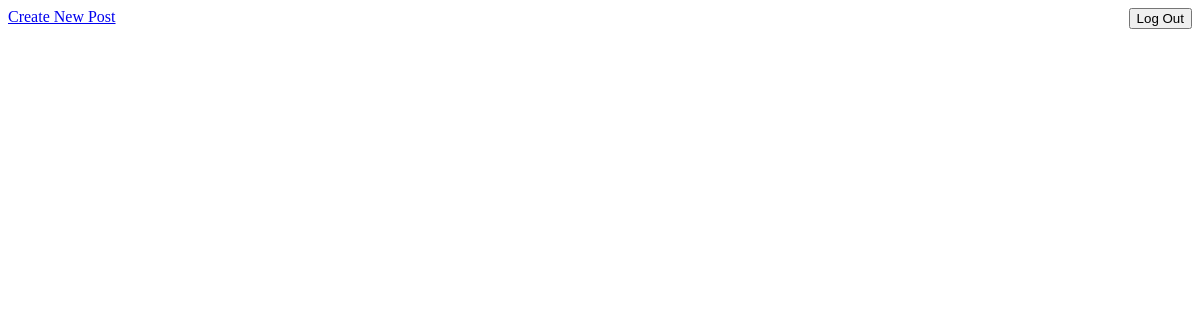
Page / (signed in) on the earlier database version.
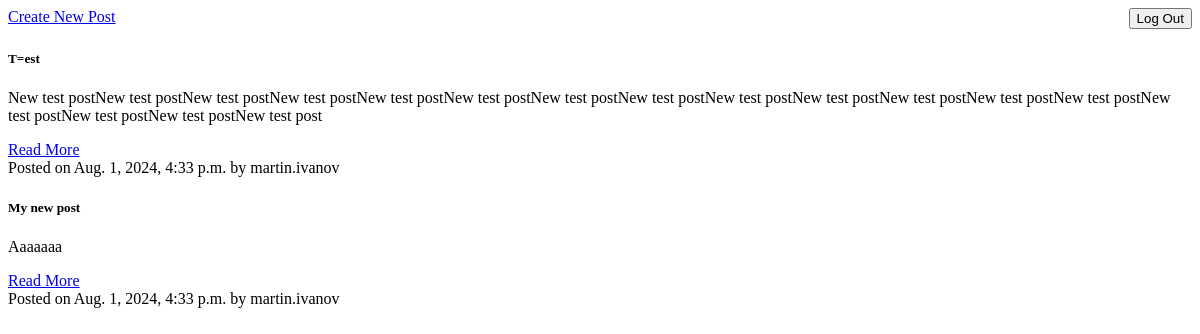
Same page on the later database version.
### blog/models.py (models this page shows, shortened)
class Post(models.Model):
    title = models.CharField(max_length=200)
    content = models.TextField()
    date_posted = models.DateTimeField(auto_now_add=True)
    likes = models.PositiveIntegerField(default=0)
    dislikes = models.PositiveIntegerField(default=0)
    author = models.ForeignKey(User, on_delete=models.CASCADE)
    slug = models.SlugField(unique=True, blank=True)
    class Meta:
        ordering = ['date_posted']

### blog/views.py (the view)
# urls.py: path("", views.post_list, name= "post_list"),
def post_list(request):
    posts = Post.objects.all()
    return render(request, 'blog/post-list.html', {'posts': posts})

### blog/templates/blog/post-list.html (shortened to what this page needs)
<!DOCTYPE html>
<html lang="en">
<head>
</head>
<body>
    {% if user.is_authenticated %}
        <div style="display:flex; justify-content:space-between">
            <a href="{% url 'create_post' %}">Create New Post</a>
            <form action="{% url 'logout' %}" method="post">
                <button type="submit" onclick="return confirm('Are you sure you want to logout?');">Log Out</button>
            </form>
        </div>
    {% else %}
        <div>
            <a href="{% url 'login' %}">Login</a>
        </div>
    {% endif %}
    {% for post in posts %}
        <div>
            <h5>{{ post.title }}</h5>
            <p>{{ post.content|truncatewords:50 }}</p>
            <a href="{% url 'post_detail' post.slug %}">Read More</a>
        </div>
        <div>
            Posted on {{ post.date_posted }} by {{ post.author }}
        </div>
    {% endfor %}
</body>
</html>

Differences in the rows shown:
added Post: title "T=est", content "New test postNew test postNew test postNew test postNew test postNew test postNew test postNew test postNew test postNew test postNew test postNew test postNew test postNew test postNew test postNew test postNew test post", date_posted "Aug. 1, 2024, 4:33 p.m.", author "martin.ivanov"
added Post: title "My new post", content "Aaaaaaa", date_posted "Aug. 1, 2024, 4:33 p.m.", author "martin.ivanov"
